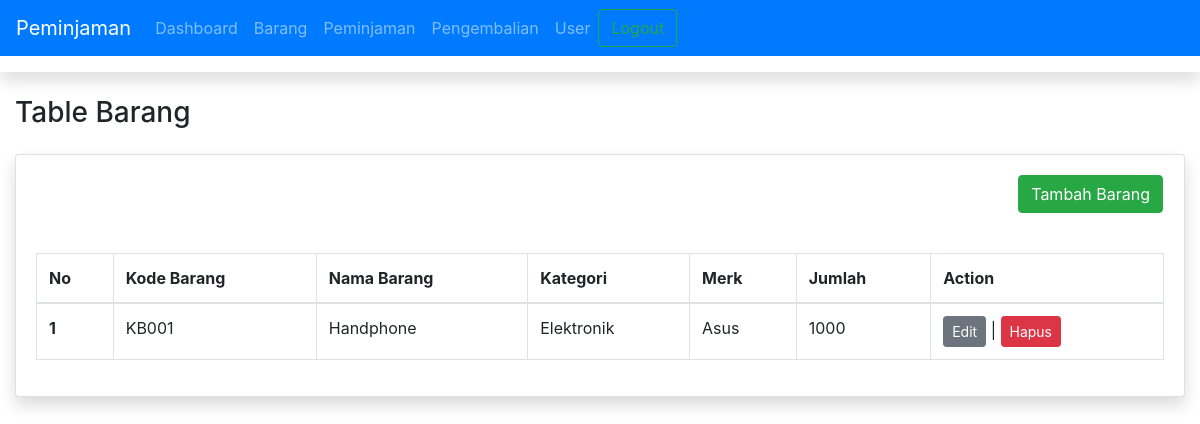
/barang.php (signed in), run on the app's committed database.
### tables this page shows
CREATE TABLE `barang` (
  `id` int(255) NOT NULL,
  `kode_brg` varchar(255) NOT NULL,
  `nama_brg` varchar(255) NOT NULL,
  `kategori` varchar(255) NOT NULL,
  `merk` varchar(255) NOT NULL,
  `jumlah` int(255) NOT NULL
);

### database.php (called while the page is built, shortened)
<?php
$host = "localhost";
$user = "root";
$pass = "";
$dbname = "sts_fatih";
$koneksi = mysqli_connect($host, $user, $pass, $dbname) or die("Gagal terhubung dengan database " . mysqli_error($koneksi));
function tampildata1($tablename)
{
    global $koneksi;
    $hasil = mysqli_query($koneksi, "select * from $tablename");
    $rows = [];
    while ($row = mysqli_fetch_assoc($hasil)) {
        $rows[] = $row;
    }
    return $rows;
}
?>

### barang.php (the view, shortened to what this page needs)
<?php
require_once('database.php');
$data = tampildata1('barang');
$nomor = 0;
?>
<!doctype html>
<html lang="en">
<head>
  <link rel="stylesheet" href="https://cdn.jsdelivr.net/npm/bootstrap@4.6.2/dist/css/bootstrap.min.css"
>
</head>
<body>
  <?php
  if ($_SESSION['status'] <> "login") {
    header("location:login.php?msg=belum_login");
  } else {
    require('navbar.php');
  }
  ?>
<div id="content-wrapper" class="d-flex flex-column">
<div id="content">
    <nav class="navbar navbar-expand navbar-light bg-white topbar mb-4 static-top shadow">
    </nav>
    <div class="container-fluid">
<h1 class="h3 mb-4 text-gray-800">Table Barang</h1>
<div class="card shadow mb-4">
<div class="card-body">
<div class="row justify-content-end pr-3">
<a href="tambahbarang.php"><button type="button" class="btn btn-success">Tambah Barang</button></a>
</div>
</div>
<div class="card-body">
<div class="table-responsive">
<table class="table table-bordered" id="dataTable" width="100%" cellspacing="0">
    <thead>
        <tr>
            <th>No</th>
            <th>Kode Barang</th>
            <th>Nama Barang</th>
            <th>Kategori</th>
            <th>Merk</th>
            <th>Jumlah</th>
            <th>Action</th>
        </tr>
    </thead>
    <tbody>
        <?php foreach($data as $barang) : ?>
        <?php $nomor++; ?>
        <tr>
            <th scope="row"><?php echo "$nomor"; ?></th>
            <td><?php echo "$barang[kode_brg]";?></td>
            <td><?php echo "$barang[nama_brg]";?></td>
            <td><?php echo "$barang[kategori]";?></td>
            <td><?php echo "$barang[merk]";?></td>
            <td><?php echo "$barang[jumlah]";?></td>
            <td>
                <?php
                    echo "
                    <a href='edit.php?id=$barang[id]'><button type='button' class='btn btn-secondary btn-sm'>Edit</button></a>
                    |
                    <a href='javascript:hapusData(".$barang['id'].")'><button type='button' class='btn btn-danger btn-sm'>Hapus</button></a>
                    "
                ?>
            </td>
        </tr>
        <?php endforeach; ?>
    </tbody>
</table>
</div>
</div>
</div>
</div>
</div>
</div>
</body>
</html>

### data on the page
barang: kode_brg "KB001", nama_brg "Handphone", kategori "Elektronik", merk "Asus", jumlah "1000"
